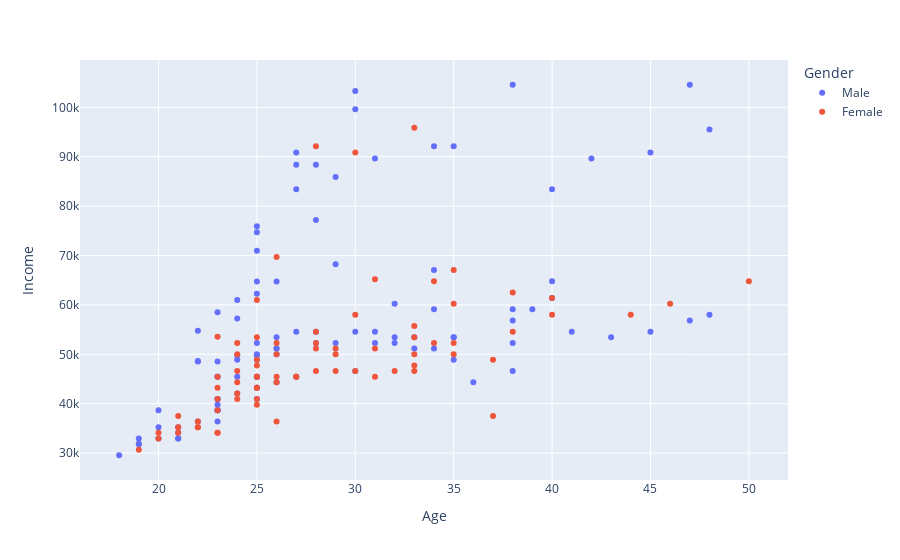

Here is the notebook cell this chart was saved with:
### Code cell
px.scatter(data_frame=cardio_data,y="Income",x="Age",color="Gender")
